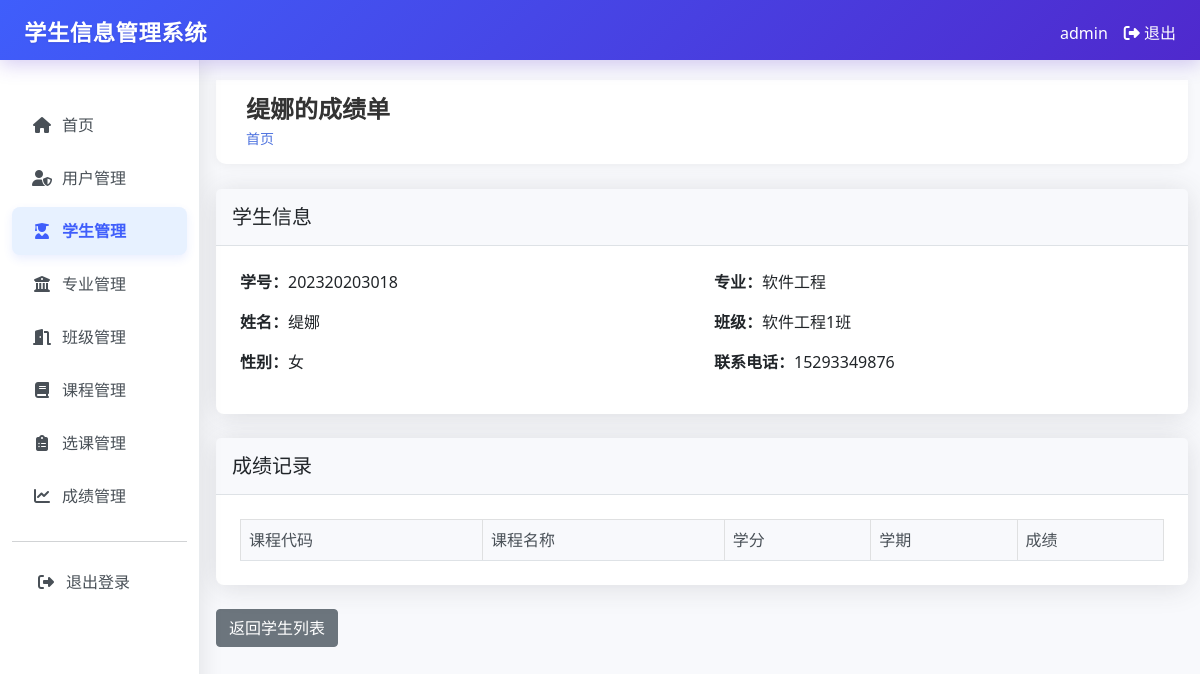
The page /students/8/grades (signed in) on the database as committed earlier.
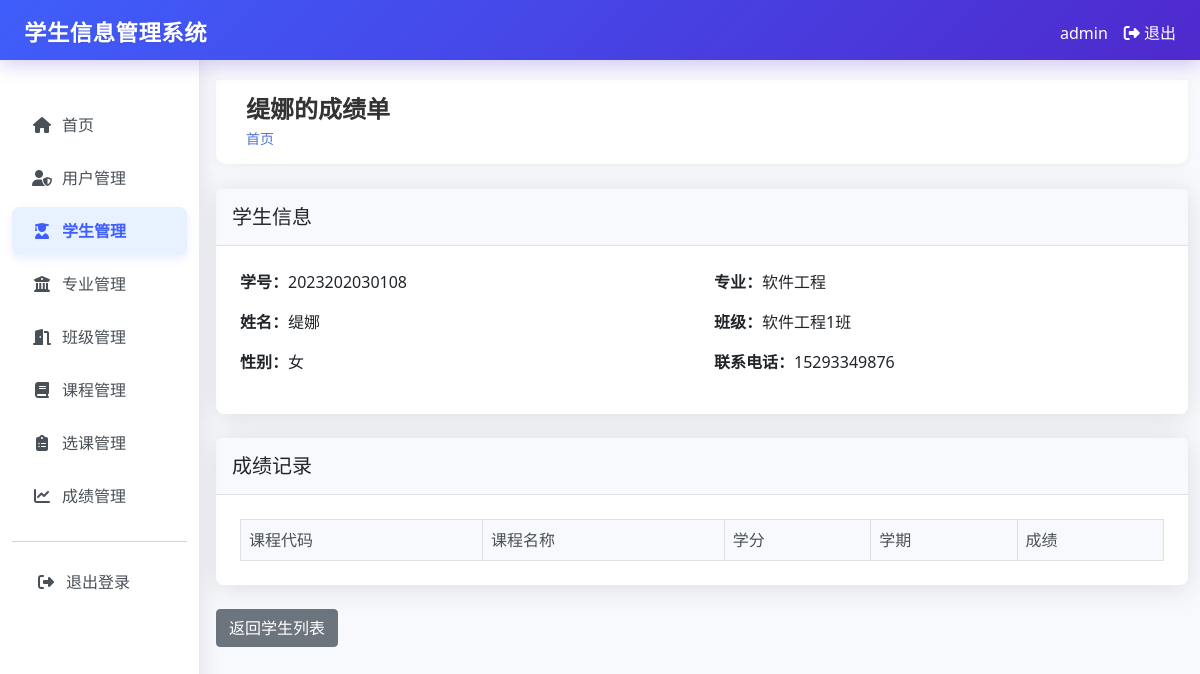
The same page on the database as committed later.
### tables this page shows
CREATE TABLE students (
        id INTEGER PRIMARY KEY AUTOINCREMENT,
        student_id TEXT UNIQUE NOT NULL,
        name TEXT NOT NULL,
        gender TEXT NOT NULL,
        birth_date TEXT,
        address TEXT,
        phone TEXT,
        email TEXT,
        major_id INTEGER,
        class_id INTEGER,
        enrollment_date TEXT,
        created_by INTEGER,
        created_at TIMESTAMP DEFAULT CURRENT_TIMESTAMP,
        FOREIGN KEY (major_id) REFERENCES majors (id),
        FOREIGN KEY (class_id) REFERENCES classes (id),
        FOREIGN KEY (created_by) REFERENCES users (id)
    );

### app.py (the view)
@app.route("/students/<int:student_id>/grades")
@login_required
def student_grades(student_id):
    conn = get_db_connection()
    student = conn.execute("""
        SELECT s.*, m.name as major_name, c.name as class_name
        FROM students s
        LEFT JOIN majors m ON s.major_id = m.id
        LEFT JOIN classes c ON s.class_id = c.id
        WHERE s.id = ?
    """, (student_id,)).fetchone()
    if session.get("role") != "admin" and student["created_by"] != session["user_id"]:
        flash("您没有权限查看此学生成绩")
        return redirect(url_for("students"))
    enrollments = conn.execute("""
        SELECT e.*, c.name as course_name, c.code, c.credits, g.score
        FROM enrollments e
        JOIN courses c ON e.course_id = c.id
        LEFT JOIN grades g ON e.id = g.enrollment_id
        WHERE e.student_id = ?
        ORDER BY e.semester DESC
    """, (student_id,)).fetchall()
    conn.close()
    return render_template("students/grades.html", student=student, grades=enrollments)

### app.py (called while the page is built)
def login_required(f):
    @wraps(f)
    def decorated_function(*args, **kwargs):
        if "user_id" not in session:
            return redirect(url_for("login"))
        return f(*args, **kwargs)
    return decorated_function

def get_db_connection():
    conn = sqlite3.connect("student_management.db")
    conn.row_factory = sqlite3.Row
    return conn

### templates/students/grades.html (shortened to what this page needs)
{% extends "base.html" %}
{% block header %}{{ student.name }}的成绩单{% endblock %}
{% block content %}
<div class="card">
    <div class="card-header">
        <h5 class="card-title mb-0">学生信息</h5>
    </div>
    <div class="card-body">
        <div class="row">
            <div class="col-md-6">
                <div class="mb-3">
                    <p class="mb-1"><strong>学号：</strong>{{ student.student_id }}</p>
                </div>
                <div class="mb-3">
                    <p class="mb-1"><strong>姓名：</strong>{{ student.name }}</p>
                </div>
                <div class="mb-3">
                    <p class="mb-1"><strong>性别：</strong>{{ student.gender }}</p>
                </div>
            </div>
            <div class="col-md-6">
                <div class="mb-3">
                    <p class="mb-1"><strong>专业：</strong>{{ student.major_name or '未设置' }}</p>
                </div>
                <div class="mb-3">
                    <p class="mb-1"><strong>班级：</strong>{{ student.class_name or '未设置' }}</p>
                </div>
                <div class="mb-3">
                    <p class="mb-1"><strong>联系电话：</strong>{{ student.phone or '未设置' }}</p>
                </div>
            </div>
        </div>
    </div>
</div>
<div class="card mt-4">
    <div class="card-header">
        <h5 class="card-title mb-0">成绩记录</h5>
    </div>
    <div class="card-body">
        <div class="table-responsive">
            <table class="table table-bordered table-hover">
                <thead class="table-light">
                    <tr>
                        <th>课程代码</th>
                        <th>课程名称</th>
                        <th>学分</th>
                        <th>学期</th>
                        <th>成绩</th>
                    </tr>
                </thead>
            </table>
        </div>
    </div>
</div>
<div class="mt-4">
    <a href="{{ url_for('students') }}" class="btn btn-secondary">返回学生列表</a>
</div>
{% endblock %}

Rows that differ between the two databases and show on the page:
changed students "缇娜": student_id "202320203018" → "2023202030108"
